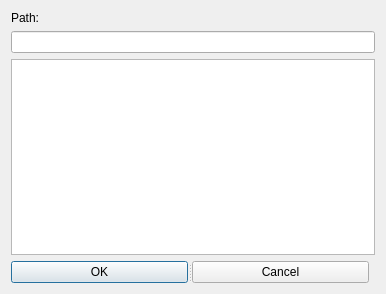
<?xml version="1.0" encoding="UTF-8"?>
<ui version="4.0">
 <class>Dialog</class>
 <widget class="QDialog" name="Dialog">
  <property name="geometry">
   <rect>
    <x>0</x>
    <y>0</y>
    <width>386</width>
    <height>294</height>
   </rect>
  </property>
  <property name="windowTitle">
   <string>Choose the file</string>
  </property>
  <layout class="QGridLayout" name="gridLayout">
   <item row="2" column="0" colspan="2">
    <widget class="QTreeView" name="treeView"/>
   </item>
   <item row="0" column="0">
    <widget class="QLabel" name="label">
     <property name="text">
      <string>Path:</string>
     </property>
    </widget>
   </item>
   <item row="1" column="0" colspan="2">
    <widget class="QLineEdit" name="lineEdit"/>
   </item>
   <item row="3" column="0">
    <widget class="QSplitter" name="splitter">
     <property name="orientation">
      <enum>Qt::Horizontal</enum>
     </property>
     <widget class="QPushButton" name="ok">
      <property name="text">
       <string>OK</string>
      </property>
     </widget>
     <widget class="QPushButton" name="cancel">
      <property name="text">
       <string>Cancel</string>
      </property>
     </widget>
    </widget>
   </item>
  </layout>
 </widget>
 <resources/>
 <connections/>
</ui>
